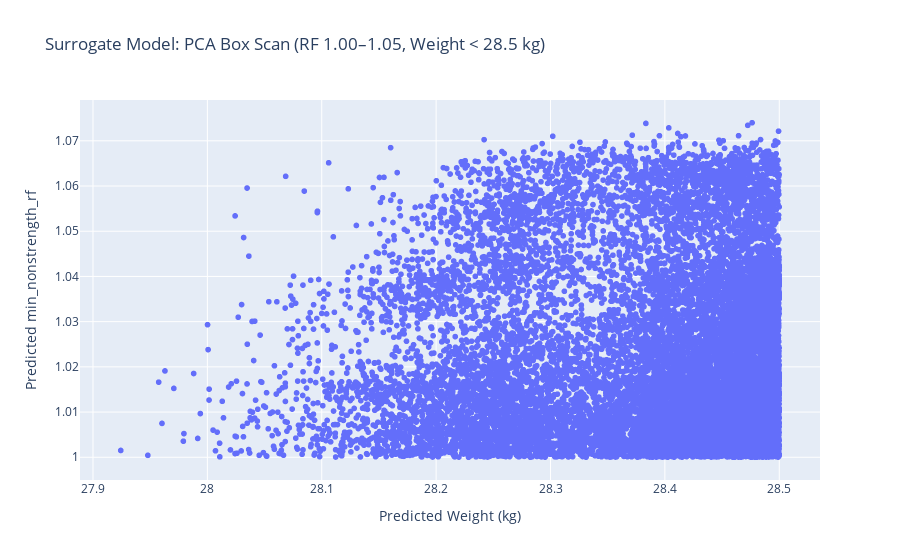

Notebook code for this chart:
### Code cell
import sys
sys.path.append(r"C:\Users\Felix\Documents\.Uni\Project\Git\tum-ase-project-2025-1_2\optimization")

import numpy as np
import pandas as pd
import plotly.express as px
from trained_surrogate import predict_rf_and_weight

# --- The PCA-box-derived bounds from the analysis ---
lower_bounds = np.array([
    25.000000, 25.000000, 25.000000, 25.000000, 25.000000,          # web_height_1-5
    20.704072, 20.716048, 20.068515, 21.771497, 20.049914,           # flange_width_1-5
    2.000000, 2.000000, 2.000000, 2.000000, 2.000000,                # lip_height_1-5
    2.610333, 2.610333, 2.610333, 2.141920, 2.457918,                # thickness_1-5
    4.579384, 4.735956, 4.755781, 4.712407, 5.431102                 # skin_thickness_1-5
])
upper_bounds = np.array([
    36.002673, 32.414907, 37.009215, 37.398856, 35.282474,           # web_height_1-5
    31.442635, 29.907754, 29.907754, 33.965549, 31.763556,           # flange_width_1-5
    9.958820, 11.300201, 12.134010, 9.060187, 11.751471,             # lip_height_1-5
    5.498370, 5.462907, 5.478143, 5.587557, 5.466221,                # thickness_1-5
    15.000000, 15.000000, 15.000000, 15.000000, 14.970353            # skin_thickness_1-5
])

n_samples = 200000

# --- Generate random samples in the PCA-box bounds ---
random_vectors = np.random.uniform(lower_bounds, upper_bounds, size=(n_samples, 25))

results = []
for x in random_vectors:
    rf_est, weight_est = predict_rf_and_weight(x)
    if 1.00 <= rf_est <= 1.09 and weight_est < 28.5:
        results.append(list(x) + [rf_est, weight_est])

# --- Save results to CSV ---
columns = [f'input_{i+1}' for i in range(25)] + ['predicted_min_nonstrength_rf', 'predicted_weight']
df_results = pd.DataFrame(results, columns=columns)
df_results.to_csv('surrogate_pca_box_candidates.csv', index=False)
print(f"Saved {len(df_results)} samples from PCA box to 'surrogate_pca_box_candidates.csv'.")

# --- Plot the results ---
fig = px.scatter(
    df_results, x='predicted_weight', y='predicted_min_nonstrength_rf',
    labels={'predicted_weight': 'Predicted Weight (kg)', 'predicted_min_nonstrength_rf': 'Predicted min_nonstrength_rf'},
    title=f"Surrogate Model: PCA Box Scan (RF 1.00–1.05, Weight < 28.5 kg)"
)
fig.show()

### Figure 1 — Plotly figure (JSON) as saved in the notebook; plotly's stock layout.template omitted (floating-point values rounded to 4 significant figures; data arrays with more than 128 entries replaced by an {"elided": "..."} marker saying what was removed)
{"data": [{"hovertemplate": "Predicted Weight (kg)=%{x}<br>Predicted min_nonstrength_rf=%{y}<extra></extra>", "legendgroup": "", "marker": {"color": "#636efa", "symbol": "circle"}, "mode": "markers", "name": "", "showlegend": false, "type": "scattergl", "x": {"elided": "18993 float values"}, "xaxis": "x", "y": {"elided": "18993 float values"}, "yaxis": "y"}], "layout": {"legend": {"tracegroupgap": 0}, "title": {"text": "Surrogate Model: PCA Box Scan (RF 1.00–1.05, Weight < 28.5 kg)"}, "xaxis": {"anchor": "y", "domain": [0, 1], "title": {"text": "Predicted Weight (kg)"}}, "yaxis": {"anchor": "x", "domain": [0, 1], "title": {"text": "Predicted min_nonstrength_rf"}}}}
